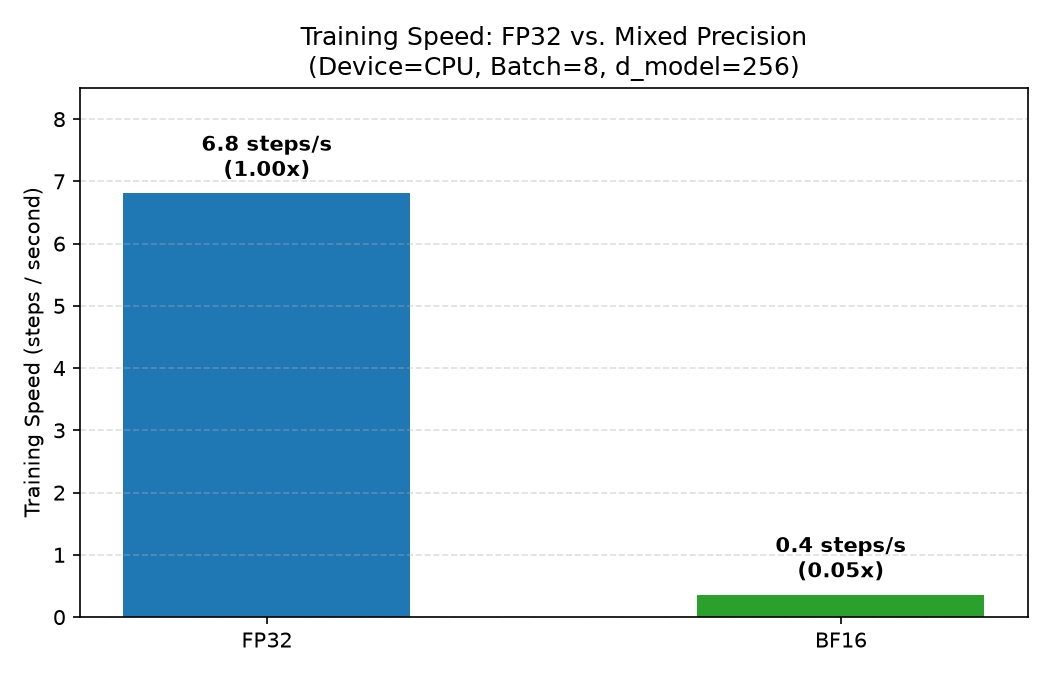

This figure's Python source:
import time
from pathlib import Path
import matplotlib.pyplot as plt
import torch

from therapml.loss import MyCrossEntropyLoss
from therapml.model import MiniLlama
from therapml.pt_optimizers import MyAdamW

# Benchmark Configuration
device = "cuda" if torch.cuda.is_available() else "cpu"
device_type = "cuda" if torch.cuda.is_available() else "cpu"
batch_size = 8
seq_len = 128
vocab_size = 512
d_model = 256
num_layers = 4
num_heads = 4
num_kv_heads = 2
d_ff = 688
n_steps = 30
n_warmup = 5

torch.manual_seed(42)

# Synthetic batch for training speed benchmark
x = torch.randint(0, vocab_size, (batch_size, seq_len), device=device)
y = torch.randint(0, vocab_size, (batch_size, seq_len), device=device)
criterion = MyCrossEntropyLoss()


def benchmark_precision(dtype, use_scaler=False):
    torch.manual_seed(42)
    model = MiniLlama(
        vocab_size=vocab_size,
        context_length=seq_len,
        d_model=d_model,
        num_layers=num_layers,
        num_heads=num_heads,
        num_kv_heads=num_kv_heads,
        d_ff=d_ff,
    ).to(device)
    optimizer = MyAdamW(model.parameters(), lr=1e-3)
    scaler = (
        torch.amp.GradScaler("cuda")
        if (use_scaler and device == "cuda")
        else None
    )

    def step():
        optimizer.zero_grad()
        with torch.autocast(
            device_type=device_type,
            dtype=dtype,
            enabled=(dtype != torch.float32),
        ):
            logits = model(x)
            loss = criterion(logits.reshape(-1, vocab_size), y.reshape(-1))

        if scaler is not None:
            scaler.scale(loss).backward()
            scaler.step(optimizer)
            scaler.update()
        else:
            loss.backward()
            optimizer.step()

    # Warmup
    for _ in range(n_warmup):
        step()
    if device == "cuda":
        torch.cuda.synchronize()

    # Timed run
    t0 = time.perf_counter()
    for _ in range(n_steps):
        step()
    if device == "cuda":
        torch.cuda.synchronize()
    elapsed = time.perf_counter() - t0

    return n_steps / elapsed


# Evaluate supported precisions
configs = [
    ("FP32", torch.float32, False),
    ("BF16", torch.bfloat16, False),
]
if device == "cuda":
    configs.append(("FP16", torch.float16, True))

print(
    f"\nMixed-Precision Training Benchmark (Device={device.upper()}, Batch={batch_size}, seq_len={seq_len})"
)
print(f"{'Precision':<15} {'Speed (steps/s)':<20} {'Speedup':<10}")
print("-" * 50)

names = []
speeds = []
base_speed = None

for name, dtype, use_scaler in configs:
    spd = benchmark_precision(dtype, use_scaler=use_scaler)
    if base_speed is None:
        base_speed = spd
    speedup = spd / base_speed
    names.append(name)
    speeds.append(spd)
    print(f"{name:<15} {spd:>12.2f} steps/s {speedup:>8.2f}x")

# Plot Comparison
fig, ax = plt.subplots(figsize=(7, 4.5))
bars = ax.bar(names, speeds, color=["#1f77b4", "#2ca02c", "#ff7f0e"][: len(names)], width=0.5)

for bar, spd in zip(bars, speeds):
    height = bar.get_height()
    rel = spd / base_speed
    ax.annotate(
        f"{spd:.1f} steps/s\n({rel:.2f}x)",
        xy=(bar.get_x() + bar.get_width() / 2, height),
        xytext=(0, 5),
        textcoords="offset points",
        ha="center",
        va="bottom",
        fontweight="bold",
    )

ax.set_title(
    f"Training Speed: FP32 vs. Mixed Precision\n(Device={device.upper()}, Batch={batch_size}, d_model={d_model})"
)
ax.set_ylabel("Training Speed (steps / second)")
ax.set_ylim(0, max(speeds) * 1.25)
ax.grid(axis="y", linestyle="--", alpha=0.4)

fig.tight_layout()
fig.savefig(Path(__file__).parent / "mixed_precision_benchmark.png", dpi=150)
plt.close(fig)
print("\nSaved plot → therapml/deliverables/mixed_precision_benchmark.png")
